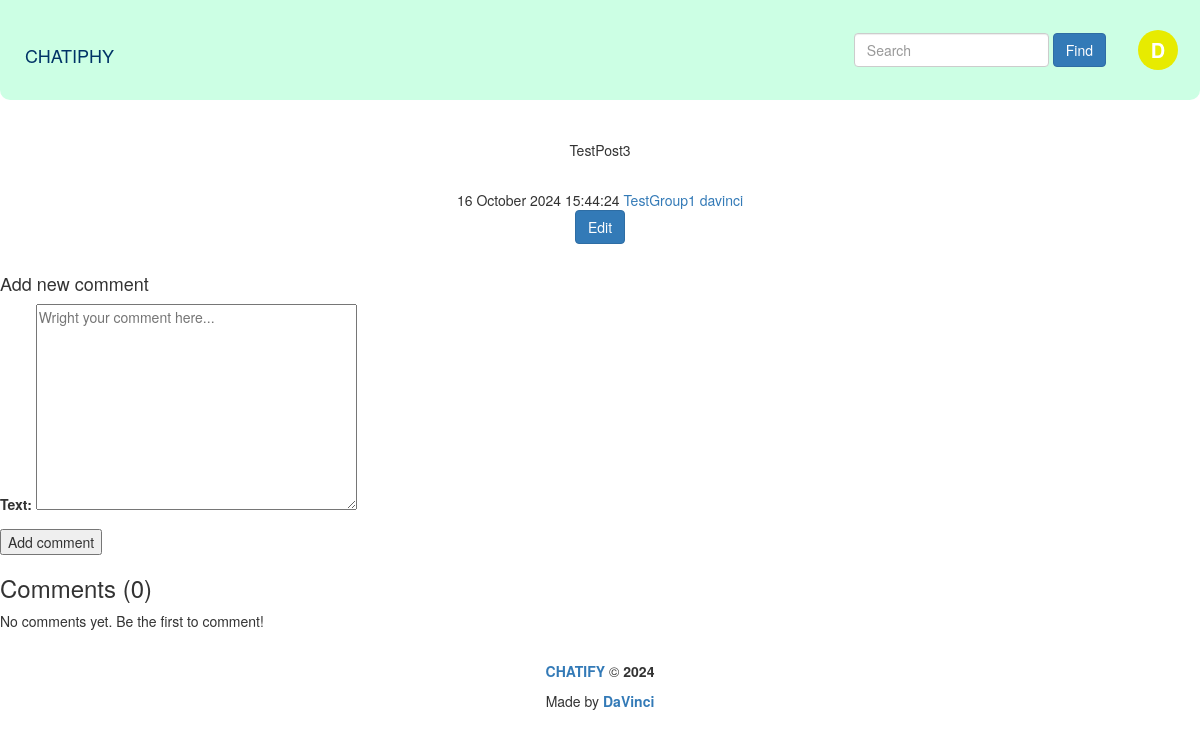
Before: /posts/22/ (signed in) with the older database file.
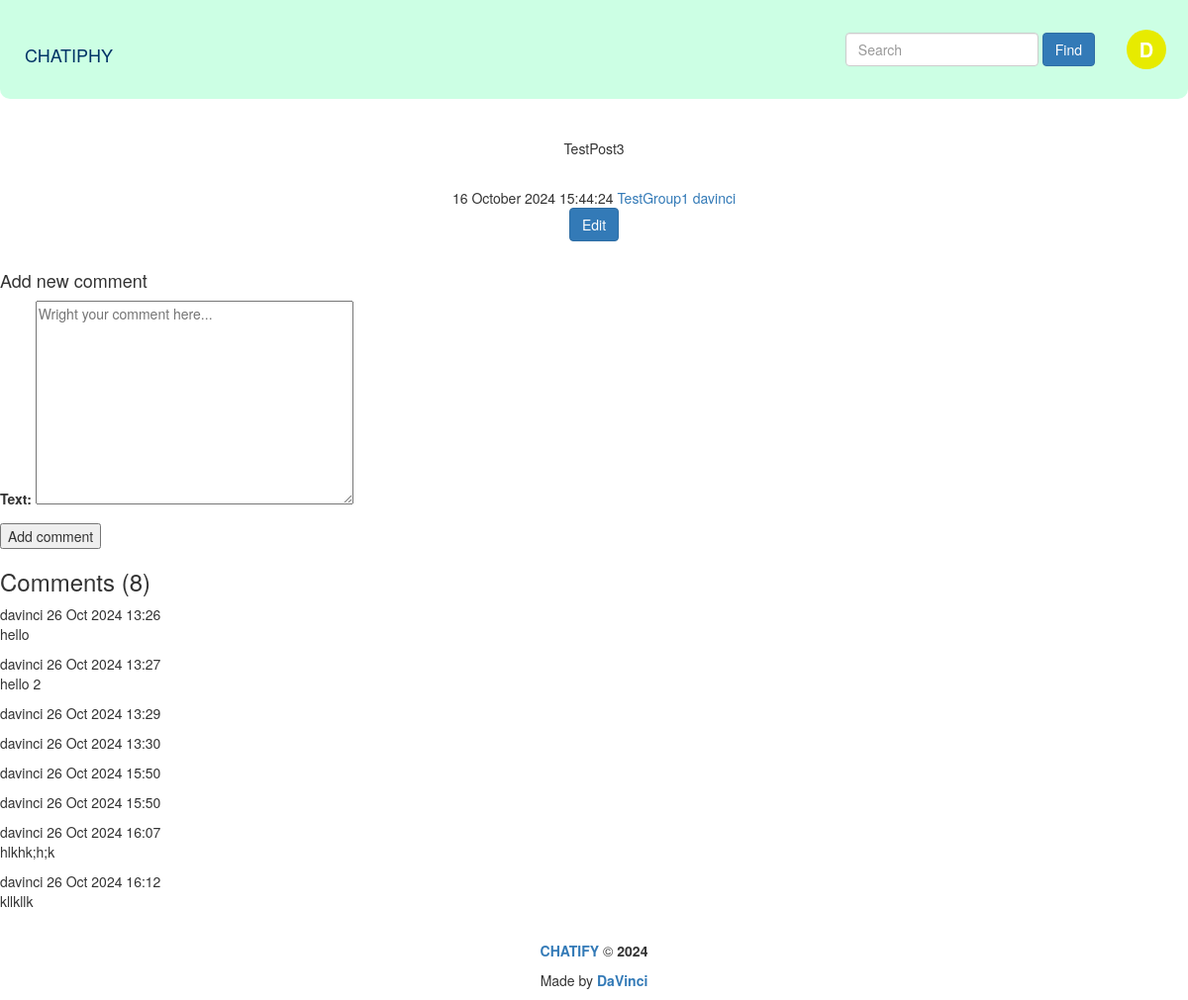
After: the same page with the newer database file.
### post_maker/models.py (models this page shows, shortened)
class Post(models.Model):
    text = models.TextField(
        help_text="Enter the text of post"
    )
    pub_date = models.DateTimeField(
        auto_now_add=True,
    )
    author = models.ForeignKey(
        User,
        on_delete=models.CASCADE,
        verbose_name="Author",
        related_name="posts"
    )
    group = models.ForeignKey(
        Group,
        on_delete=models.SET_NULL,
        related_name="posts",
        blank=True,
        null=True,
        verbose_name="Group",
        help_text="Choose the group"
    )
    image = models.ImageField(
        "Post Image",
        upload_to="post_maker/img",
        blank=True
    )
    class Meta:
        ordering = ('-pub_date',)
        verbose_name = "Post"
        verbose_name_plural = "Posts"

class Group(models.Model):
    title = models.CharField(max_length=200, default="")
    slug = models.SlugField(max_length=200, unique=True, blank=True)
    description = models.TextField(default="")

class Comment(models.Model):
    post = models.ForeignKey(
        Post,
        on_delete=models.CASCADE,
        related_name="comments"
    )
    author = models.ForeignKey(
        User,
        on_delete=models.CASCADE,
        related_name="comments"
    )
    text = models.TextField(
    )
    created = models.DateTimeField(
        auto_now_add=True,
    )
    image = models.ImageField(
        "Comment Image",
        upload_to="post_maker/img/comments",
        blank=True
    )
    active = models.BooleanField(default=True)
    class Meta:
        ordering = ["created",]
        indexes = [
            models.Index(fields=["created",])
        ]

### post_maker/views.py (the view)
# urls.py: path("posts/<int:post_id>/", views.post_detail, name="post_detail"),
@login_required
def post_detail(request, post_id):
    template = "post_maker/post_detail.html"
    post = get_object_or_404(Post, pk=post_id)
    comments = post.comments.filter(active=True)
    form = CreateCommentForm()
    context = {"post":post,
               "comments":comments,
               "form":form}
    return render(request, template, context)

### post_maker/forms.py
class CreateCommentForm(forms.ModelForm):
    class Meta:
        model = Comment
        fields = ["text",]
        widgets = {
            "text": forms.Textarea(attrs={"name":"comment", "id":"comment","placeholder":"Wright your comment here...", "required":"True"}),
        }

### core/context_processors/year.py (called while the page is built)
def year(request):
    year = datetime.now().year
    return {
        "year":year,
    }

### templates/post_maker/post_detail.html (shortened to what this page needs)
{% extends 'base.html' %}
{% load thumbnail %}
{% block content %}
        <div class="post">
        <article class="card-body text-center">
            <br>
            <p class="card-text">{{ post.text }}</p>
            <br>
            <div class="d-flex justify-content-between me-5">
                <span>{{ post.pub_date|date:"d E Y H:i:s" }}</span>
                {% if post.group %}
                    <a href="{% url 'post_maker:group_page' post.group.slug %}">{{ post.group.title }}</a>
                {% endif %}
                <a href="{% url 'post_maker:profile' post.author %}">{{ post.author }}</a>
            </div>
            {% if request.user == post.author %}
            <div class="text-center">
                <a class="btn btn-primary" href="{% url 'post_maker:edit_post' post.pk %}">Edit</a>
            </div>
            {% endif %}
        </article>
        </div>
        <br>
    <div class="comments-section">
        {% include 'post_maker/includes/comment_form.html' %}
        {% include 'post_maker/includes/comments_list.html' %}
    </div>
{% endblock %}

### templates/base.html (shortened to what this page needs)
<!DOCTYPE html>
<html lang="en">
<head>
    {% load static %}
    <link rel="stylesheet" href="{% static 'css/styles.css' %}">
    <link rel="stylesheet" href="{% static 'css/post_list_styles.css' %}">
    <link rel="stylesheet" href="{% static 'css/bootstrap.min.css' %}">
</head>
<body>
    <header>
        {% include "includes/header.html" %}
    </header>
    <br>
    <main>
        {% block content %}
        {% endblock %}
    </main>
    <br>
    {% include "includes/footer.html" %}
</body>
</html>

### templates/includes/header.html (shortened to what this page needs)
{% load static %}
<div class="header-line">
    <div class="header-logo">
        <h2 class="navbar-brand" style="color:#003366">CHATIPHY</h2>
    </div>
    <div class="nav-panel">
        <div class="search-form-full">
            <form class="form-inline" action="/">
                <input name="q" class="form-control form-control-lg mr-sm-2 " type="search" placeholder="Search" {% if keyword %} value="{{ keyword }}" {% endif %}>
                <button class="btn btn-primary" type="submit">Find</button>
            </form>
        </div>
        <div class="profile-link active">
                {% with user.username|slice:":1" as first_letter %}
                <button id="profileButton" class="navbar-toggler profile nav-link {% if user.is_authenticated %}in{% else %}out{% endif %}" data-bs-toggle="collapse" data-bs-target="#navbarNav" aria-controls="navbarNav" aria-expanded="false" aria-label="Menu">{{ first_letter|upper }}</button>
                {% endwith %}
        </div>
    </div>
</div>

### templates/post_maker/includes/comment_form.html (shortened to what this page needs)
<h4>Add new comment</h4>
<form id="comment-form" action="{% url 'post_maker:add_comment' post.pk %}" method="post">
    {{ form.as_p}}
    <p><button type="submit">Add comment</button></p>
</form>

### templates/post_maker/includes/comments_list.html
<div id="comments-list" class="comments-list">
    <h3>Comments (<span id="comment-count">{{ comments.count }}</span>)</h3>
    {% for comment in comments %}
        <div class="comment-item">
            <div class="comment-meta">
                <span class="comment-author">{{ comment.author }}</span>
                <span class="comment-date">{{ comment.created|date:"d M Y H:i" }}</span>
            </div>
            <p class="comment-text">{{ comment.text }}</p>
        </div>
    {% empty %}
        <p>No comments yet. Be the first to comment!</p>
    {% endfor %}
</div>

### templates/includes/footer.html
<footer class="border-top py-4">
    <div class="container text-center mt-auto">
        <p class="mb-0"><strong><a href="{% url 'post_maker:index' %}">CHATIFY</a></strong> © <b>{{ year }}</b></p>
        <p class="mb-0">Made by <strong><a href="{% url 'about:author' %}">DaVinci</a></strong></p>
    </div>
</footer>

### static/css/styles.css (style rules this page uses)
header { position: fixed; z-index: 1000; width: 100%; max-width: 100%; height: auto; max-height: 102px; margin-left: auto; margin-right: auto; background-color: #CCFFE4; border-radius: 0 0 10px 10px; }
main { margin-top: 100px; }
.header-line { display: flex; justify-content: space-between; align-items: center; padding: 10px; }
.nav-panel { display: flex; align-items: center; gap: 20px; margin-left: auto; }
.profile { border-radius: 360px; display: inline-flex; justify-content: center; align-items: center; margin-right: 12px; margin-left: 12px; font-size: 20px; font-weight: bold; width: 40px; height: 40px; cursor: pointer; border: none; transition: background-color 0.3s ease, color 0.3s ease, transform 0.3s ease; }
.profile.in { background-color: #E7EB00; color: white; }
.form-control { width: 250px; }
@media (min-width: 480px) { .search-form-full { display: flex; align-items: center; } }

Changed rows visible on the page:
added Comment: author "davinci", created "26 Oct 2024 13:26", text "hello"
added Comment: author "davinci", created "26 Oct 2024 13:27", text "hello 2"
added Comment: author "davinci", created "26 Oct 2024 13:29"
added Comment: author "davinci", created "26 Oct 2024 13:30"
added Comment: author "davinci", created "26 Oct 2024 15:50"
added Comment: author "davinci", created "26 Oct 2024 15:50"
added Comment: author "davinci", created "26 Oct 2024 16:07", text "hlkhk;h;k"
added Comment: author "davinci", created "26 Oct 2024 16:12", text "kllkllk"
Other visible differences:
{{ comments.count }}: "0" → "8"
text no longer shown: "No comments yet. Be the first to comment!"
